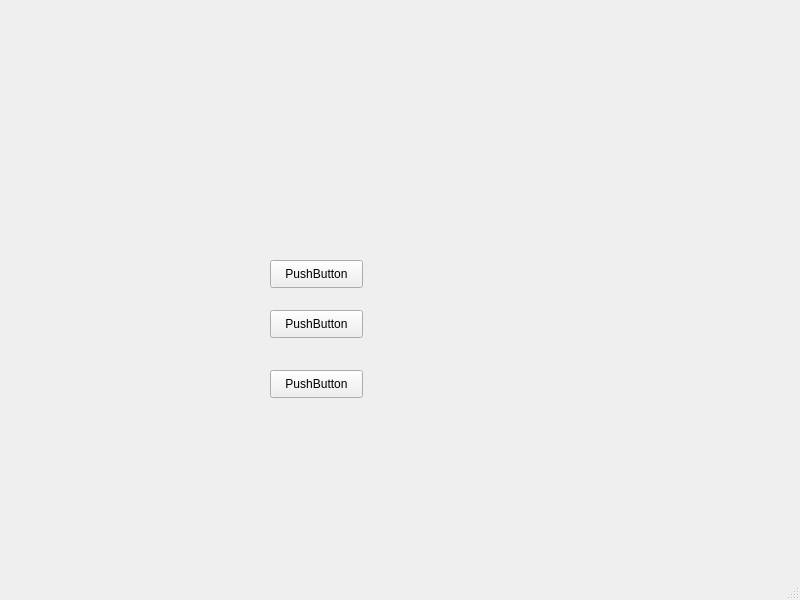
<?xml version="1.0" encoding="UTF-8"?>
<ui version="4.0">
 <class>MainWindow</class>
 <widget class="QMainWindow" name="MainWindow">
  <property name="geometry">
   <rect>
    <x>0</x>
    <y>0</y>
    <width>800</width>
    <height>600</height>
   </rect>
  </property>
  <property name="windowTitle">
   <string>MainWindow</string>
  </property>
  <widget class="QWidget" name="centralwidget">
   <widget class="QPushButton" name="pushButton">
    <property name="geometry">
     <rect>
      <x>270</x>
      <y>260</y>
      <width>93</width>
      <height>28</height>
     </rect>
    </property>
    <property name="text">
     <string>PushButton</string>
    </property>
   </widget>
   <widget class="QPushButton" name="pushButton_2">
    <property name="geometry">
     <rect>
      <x>270</x>
      <y>310</y>
      <width>93</width>
      <height>28</height>
     </rect>
    </property>
    <property name="text">
     <string>PushButton</string>
    </property>
   </widget>
   <widget class="QPushButton" name="pushButton_3">
    <property name="geometry">
     <rect>
      <x>270</x>
      <y>370</y>
      <width>93</width>
      <height>28</height>
     </rect>
    </property>
    <property name="text">
     <string>PushButton</string>
    </property>
   </widget>
  </widget>
  <widget class="QMenuBar" name="menubar">
   <property name="geometry">
    <rect>
     <x>0</x>
     <y>0</y>
     <width>800</width>
     <height>26</height>
    </rect>
   </property>
  </widget>
  <widget class="QStatusBar" name="statusbar"/>
 </widget>
 <resources/>
 <connections/>
</ui>
